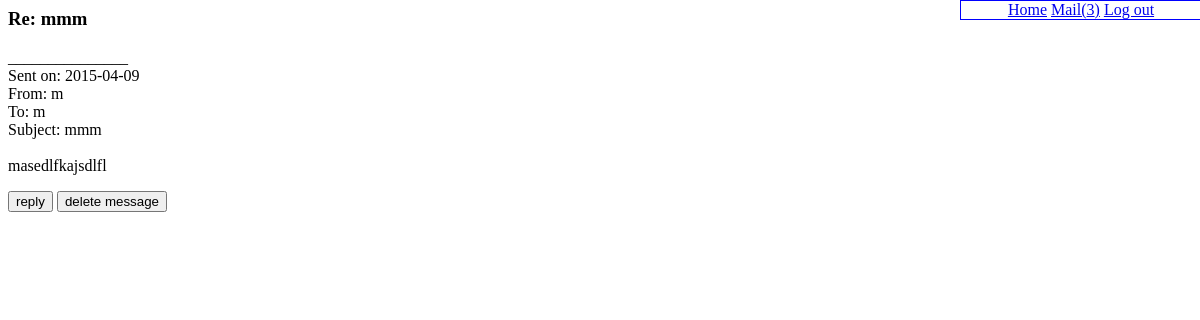
/message.php?mid=5 (signed in), run on the app's committed database.
### tables this page shows
CREATE TABLE IF NOT EXISTS `mail` (
`mid` int(11) NOT NULL,
  `sent` date DEFAULT NULL,
  `opened` date DEFAULT NULL,
  `subject` varchar(255) NOT NULL,
  `message` varchar(10000) DEFAULT NULL
);

### db/security.php (called while the page is built)
<?php
function escape($string) {
	return htmlentities(trim($string), ENT_QUOTES, 'UTF-8');
}

### message.php (the view, shortened to what this page needs)
<?php
require 'db/connect.php';
require 'db/security.php';
require 'mysql_functions.php';
if(!empty($_COOKIE)){
	if(isset($_GET['mid'])){
		$mid = trim($_GET['mid']);
		$temp = $db->query("SELECT * FROM mail WHERE (mid) = '" . $mid . "'");
		$message = $temp->fetch_assoc();
	}else{
		echo 'no message';
		die();
	}
} else {
	echo 'timed out';
	die();
}
?>
<html>
<head>
	<link rel="stylesheet" type="text/css" href="pagestyle.css">
</head>
<body>
	<h3><?php echo escape($message['subject']); ?></h3>
	<p><?php echo nl2br($message['message']); ?></p>
	<form action="message_create.php?reply=<?php echo escape($mid); ?>" method="POST" >
		<input type="submit" name="reply" value="reply" />
		<input type="submit" name="delete" value="delete message" />
	</form>
</body>
</html>

### data on the page
mail: subject "Re: mmm", message "_______________ Sent on: 2015-04-09 From: m To: m Subject: mmm masedlfkajsdlfl"

### other printed values
$inbox "3"
